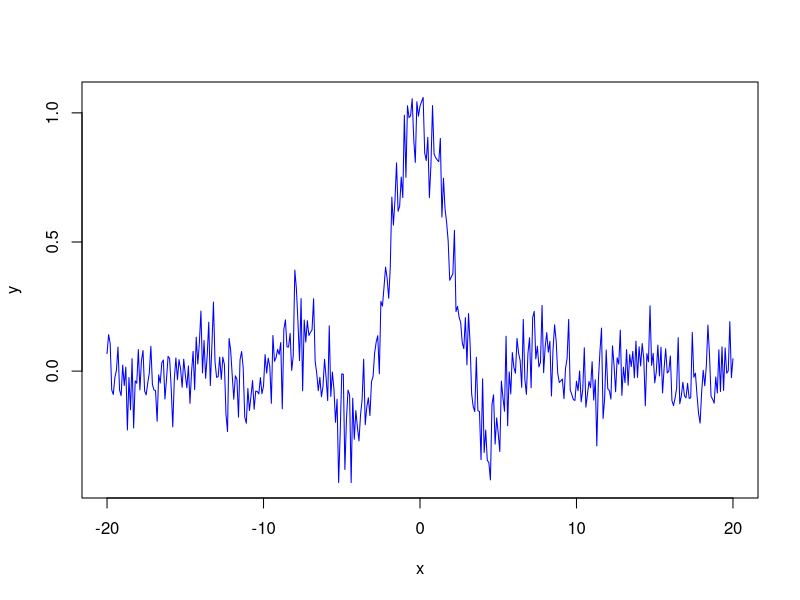
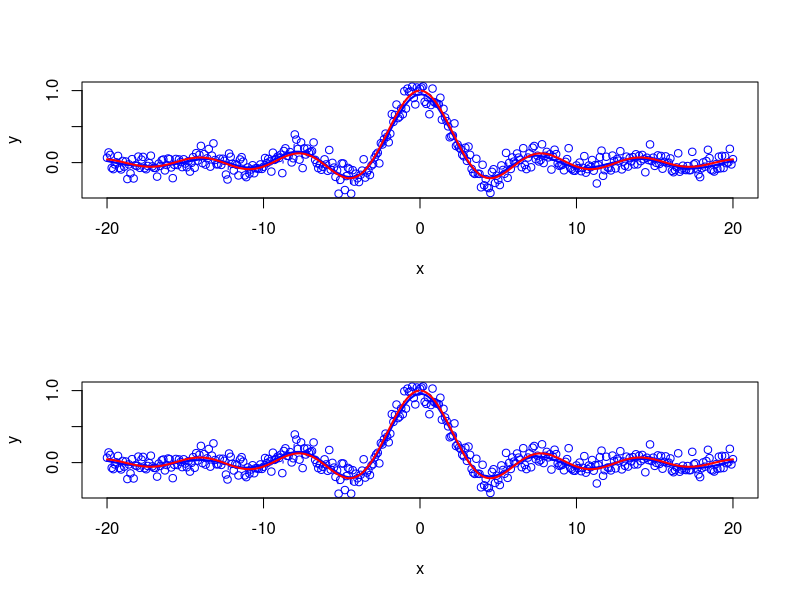
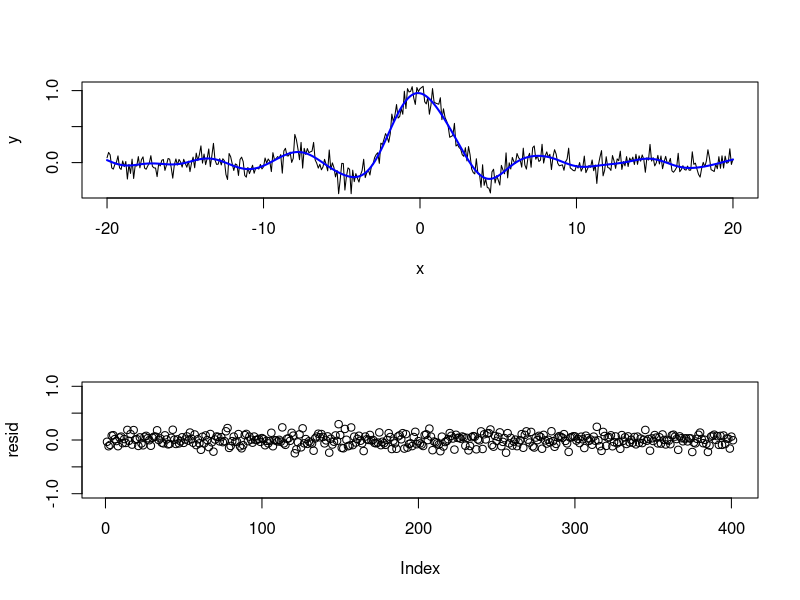
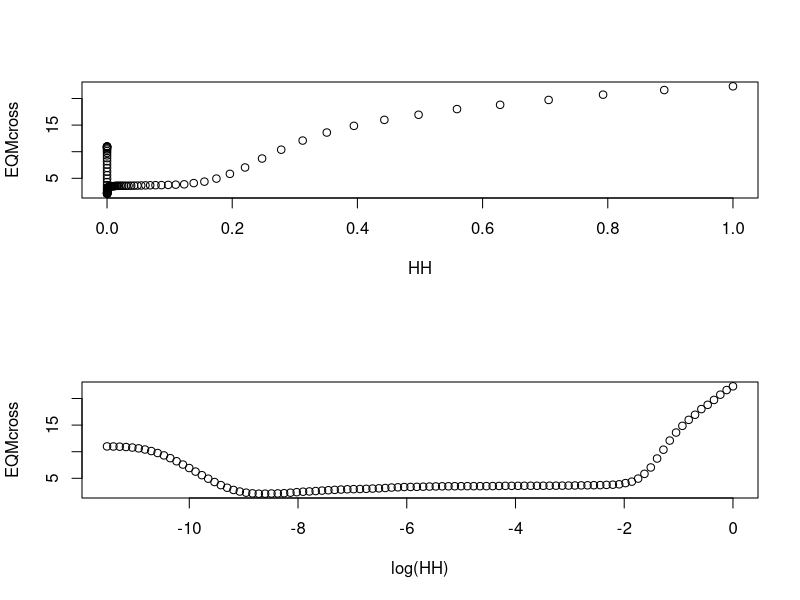
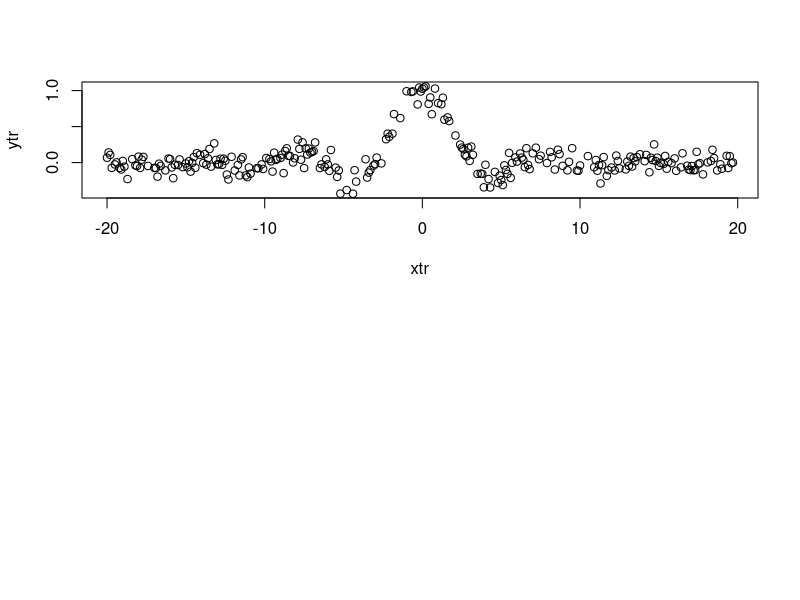
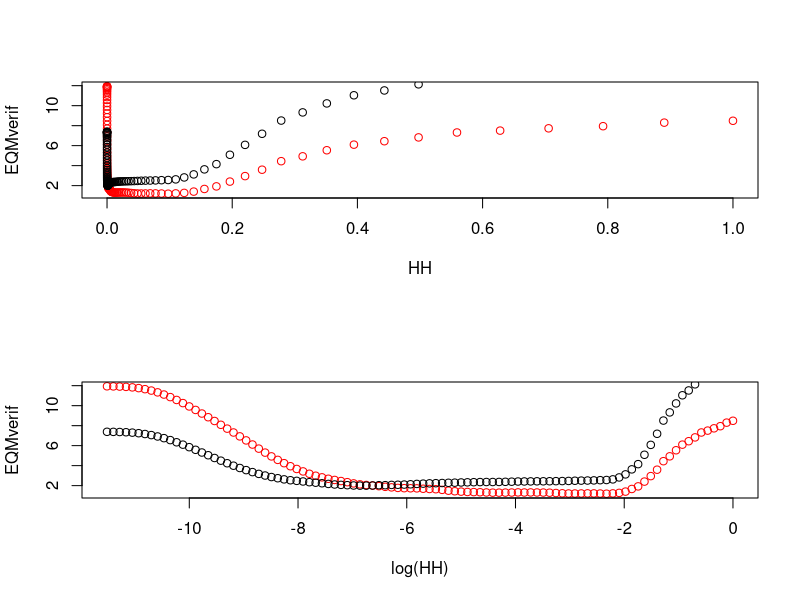
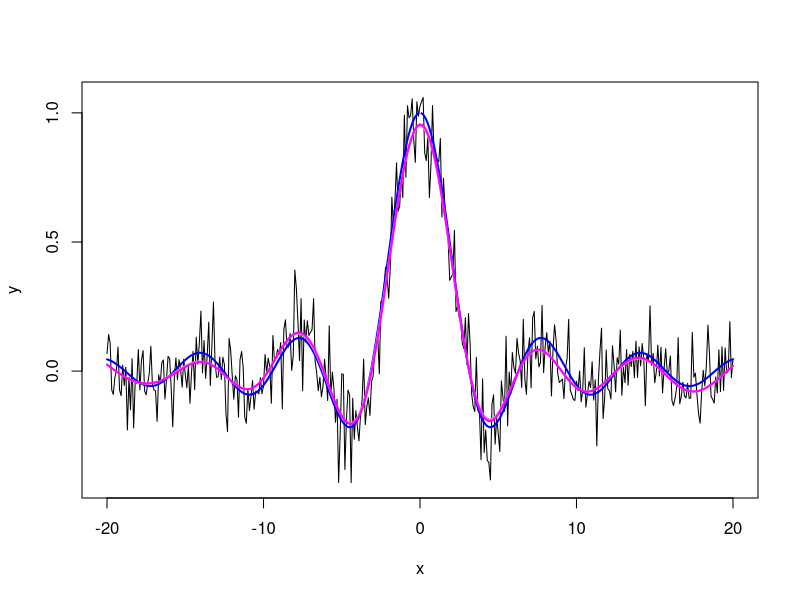
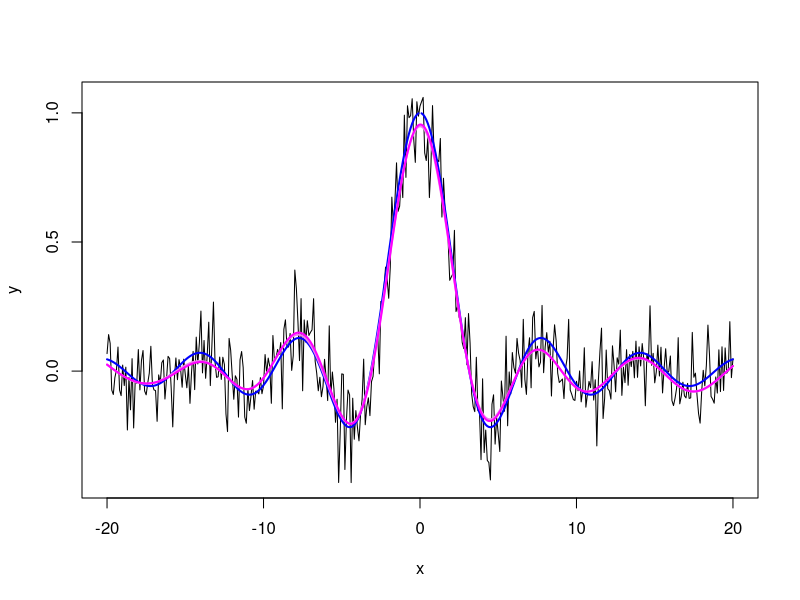

Here is the R script that generated these plots, in order:

library(kernlab)
########################################################################################################
## regression
# create data
x <- seq(-20,20,0.1)
y <- ifelse(x==0,1,sin(x)/x) + rnorm(401,sd=0.1)

plot(x,y,type="l",col="blue")


# train support vector machine
# define the parameters of the eps-regression

###################################################################################
# eps-svr epsilon regression 

par(mfrow=c(2,1))

h=1/16
eps=0.03
reg.eps <- ksvm(x,y,epsilon=eps,kpar=list(sigma=1/h),cross=3,C=0.5)

reg.eps
summary(reg.eps)
plot(x,y,type="b",col="blue")
lines(x,predict(reg.eps,x),col="blue",lwd=2)
lines(x,sin(x)/x,col="red",lwd=2)



reg.eps <- ksvm(x,y)

reg.eps
summary(reg.eps)
plot(x,y,type="b",col="blue")
lines(x,predict(reg.eps,x),col="blue",lwd=2)
lines(x,sin(x)/x,col="red",lwd=2)



###################################################################################
# nu-svr nu regression 
h=0.03
nu=0.5
reg.nu <- ksvm(x,y,nu=nu,kpar=list(sigma=1/h),cross=0,type="nu-svr")
reg.nu


plot(x,y,type="l")
#lines(x,sin(x)/x,col="blue",lwd=2)
lines(x,predict(reg.nu,x),col="blue",lwd=2)
#lines(x,predict(reg.eps,x),col="magenta",lwd=2)

yest=predict(reg.nu,x)
resid=predict(reg.nu,x)- y
#plot(resid)
plot(resid,ylim=c(-1,1))

sum(resid^2)/length(y)

###########################################################

grille.geom = function(a,b,size){
m=size
q=exp(   (log(b)-log(a))/(m-1)  )
q^(0:(m-1))*a
}


HH=grille.geom(1,0.00001,100)

par(mfrow=c(2,1))

EQMcross=NULL
for(i in 1:length(HH)){
#cat("h=",i,"\n")
h=HH[i]
cat("h=",h,"\n")
REZ=ksvm(x,y,nu=nu,kpar=list(sigma=1/h),cross=3)
resid.cross = predict(REZ,newdata=x)-y
EQMcross[i]=sum(resid.cross^2,na.rm=T)
}

plot(HH,EQMcross)
plot(log(HH),EQMcross)


#############################################################

n=length(x)

appr=sample(1:n,  n*2/3  )
length(appr)
length(y)

xtr=x[appr]
ytr=y[appr]

plot(xtr,ytr)

xte=x[-appr]
yte=y[-appr]

nu=0.2

grille.geom = function(a,b,size){
m=size
q=exp(   (log(b)-log(a))/(m-1)  )
q^(0:(m-1))*a
}


HH=grille.geom(1,0.00001,100)

par(mfrow=c(2,1))

EQMappr=NULL
EQMverif=NULL
for(i in 1:length(HH)){
h=HH[i]
#print("h=",h,"\n")
cat("h=",h,"\n")
REZ=ksvm(xtr,ytr,nu=nu,kpar=list(sigma=1/h),cross=0)

resid.appr = predict(REZ,newdata=xtr)-ytr

resid.verif = predict(REZ,newdata=xte)-yte

EQMappr[i]=sum(resid.appr^2,na.rm=T)
EQMverif[i]=sum(resid.verif^2,na.rm=T)
}

EQMappr
EQMverif

par(mfrow=c(2,1))

plot(HH,EQMverif,col="red")
points(HH,EQMappr)



plot(log(HH), EQMverif,col="red" )
points(log(HH),EQMappr)


imin = which.min(EQMverif)
HH[imin]



###################################################################################
# nu-svr nu regression 
par(mfrow=c(1,1))
h=HH[imin]
nu=0.3
reg.nu <- ksvm(x,y,nu=nu,kpar=list(sigma=1/h),cross=3)

plot(x,y,type="l")
lines(x,sin(x)/x,col="blue",lwd=2)
lines(x,predict(reg.nu,x),col="violet",lwd=2)
lines(x,predict(reg.eps,x),col="magenta",lwd=2)
reg.nu

###################################################################################
# nu-svr nu regression 
h=0.1
reg.nu <- ksvm(x,y,nu=nu,kpar=list(sigma=1/h),cross=3)

plot(x,y,type="l")
lines(x,sin(x)/x,col="blue",lwd=2)
lines(x,predict(reg.nu,x),col="violet",lwd=2)
lines(x,predict(reg.eps,x),col="magenta",lwd=2)
reg.nu






plot(xtr[order(xtr)],ytr[order(xtr)],type="l")
#lines(x,sin(x)/x,col="blue")
points(xtr[order(xtr)],predict(REZ,xtr)[order(xtr)],col="red",lwd=2,type='l')


plot(xte[order(xte)],yte[order(xte)],type="l")
#lines(x,sin(x)/x,col="blue")
points(xte[order(xte)],predict(REZ,xte)[order(xte)],col="blue",lwd=2,type='l')




HH=grille.geom(1,0.001,100)

EQMtr=rep(NA,len=length(HH))
EQMte=rep(NA,len=length(HH))


for(i in 1:length(HH)){
h=HH[i]
#print("h=",h,"\n")
REZ=ksvm(xtr,ytr,nu=nu,kpar=list(sigma=1/h),cross=0)
resid.tr = predict(REZ,newdata=xtr)-ytr
resid.te = predict(REZ,newdata=xte)-yte
EQMtr[i]=mean(resid.tr^2,na.rm=T)
EQMte[i]=mean(resid.te^2,na.rm=T)

#plot(xtr[order(xtr)],ytr[order(xtr)],type="l")
#lines(x,sin(x)/x,col="blue")
#points(xtr[order(xtr)],predict(REZ,xtr)[order(xtr)],col="red",lwd=2,type='l')
}


EQMtr

EQMte
par(mfrow=c(2,1))
plot(HH,EQMtr,xlim=c(0,0.5),col="red",type="l",main="training error")
#points(HH,EQMte,col="blue",type="l")
#par(mfrow=c(2,2))
plot(HH,EQMte,xlim=c(0,0.5),col="blue",type="l",main="testing error")


par(mfrow=c(2,1))
plot(log(HH),EQMtr,col="red",type="l",main="training error")
#points(HH,EQMte,col="blue",type="l")
#par(mfrow=c(2,2))
plot(log(HH),EQMte,col="blue",type="l",main="testing error")


imin = which.min(EQMte)
h=HH[imin]
#h=HH[75]
abline(v=log(h))

#print("h=",h,"\n")
REZ=ksvm(xtr,ytr,nu=nu,kpar=list(sigma=1/h),cross=0)
resid.tr = predict(REZ,newdata=xtr)-ytr
resid.te = predict(REZ,newdata=xte)-yte
EQMtr[i]=sum(resid.tr^2,na.rm=T)
EQMte[i]=sum(resid.te^2,na.rm=T)

plot(xtr[order(xtr)],ytr[order(xtr)],type="l")
#lines(x,sin(x)/x,col="blue")
points(xtr[order(xtr)],predict(REZ,xtr)[order(xtr)],col="red",lwd=2,type='l')


plot(xte[order(xte)],yte[order(xte)],type="l")
#lines(x,sin(x)/x,col="blue")
points(xte[order(xte)],predict(REZ,xte)[order(xte)],col="blue",lwd=2,type='l')






library(kernlab)
########################################################################################################
## regression
# create data
x <- seq(-20,20,0.1)
y <- sin(x)/x + rnorm(401,sd=0.1)

# train support vector machine
plot(x,y,type="l")

# define the parameters of the eps-regression

h=1/16  # la largeur de la fenetre du noyau Gaussien
eps=0.03

regm <- ksvm(x,y,epsilon=eps,kpar=list(sigma=1/h),cross=3)

predict(regm,x)

lines(x,sin(x)/x,col="blue")
lines(x,predict(regm,x),col="red",lwd=2)

resid = predict(regm,x)-y
plot(x,resid)


EQM=sum(resid^2,na.rm=T)
EQM
